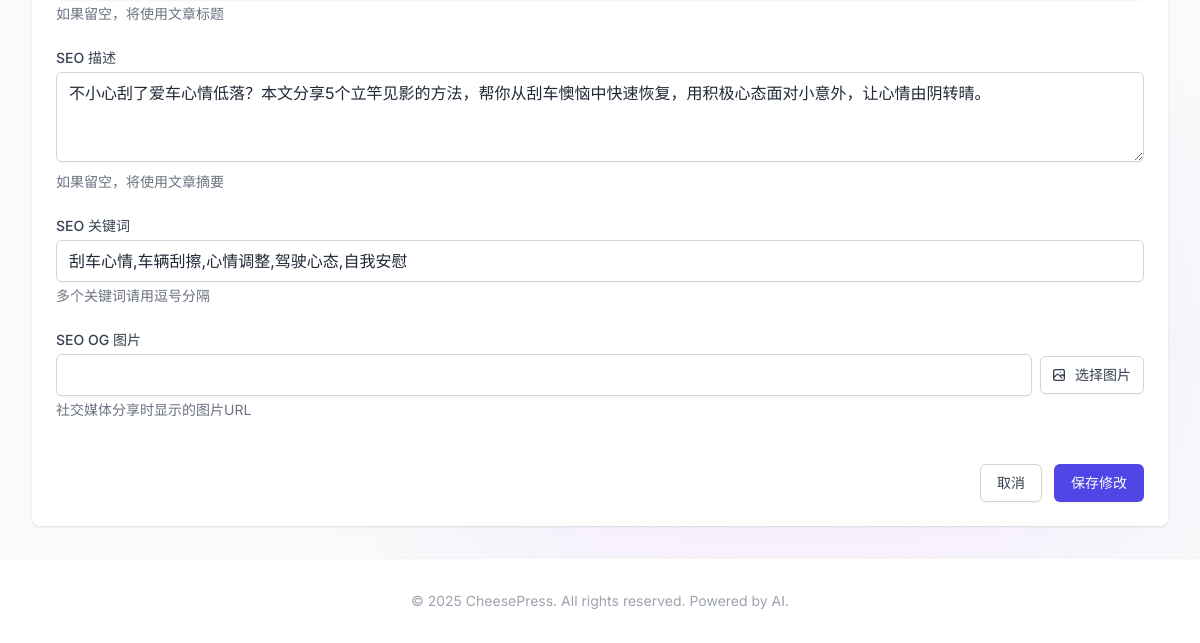
The page /admin/posts/7/edit (signed in, lower part) on the database as committed earlier.
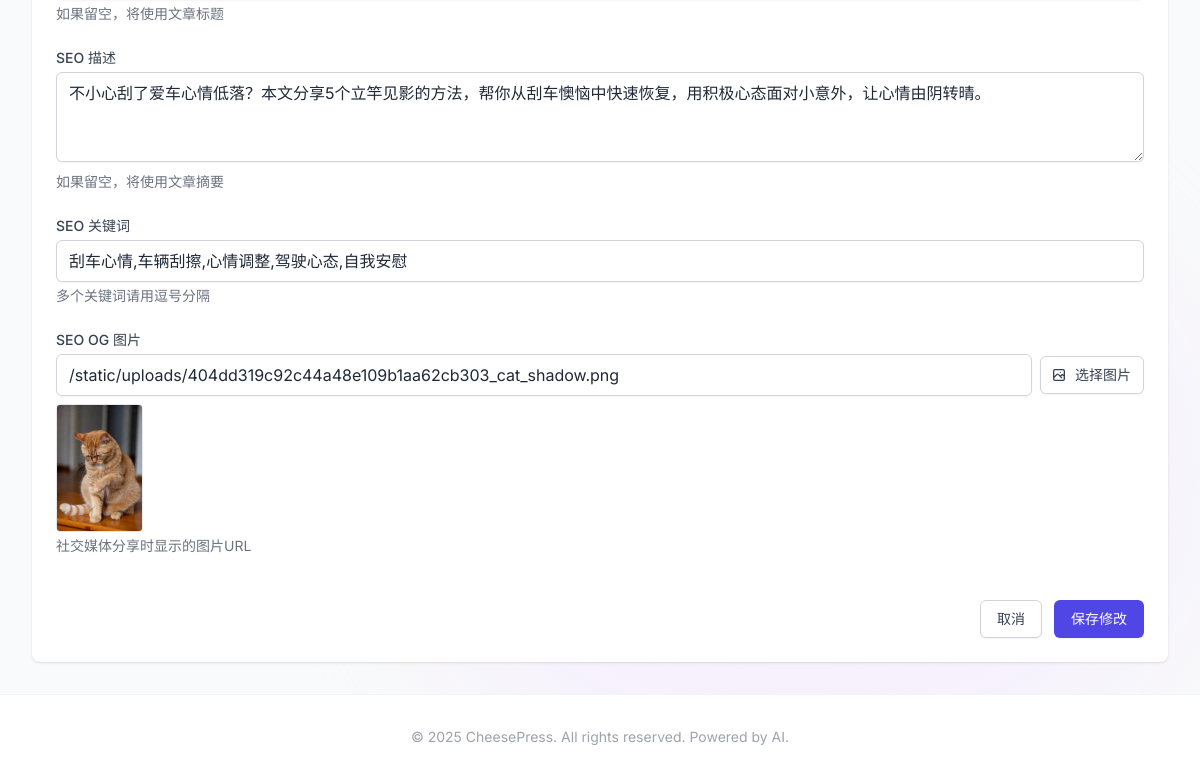
The same page on the database as committed later.
### app/models/__init__.py (models this page shows)
class Post(db.Model):
    __tablename__ = 'posts'
    id = db.Column(db.Integer, primary_key=True)
    title = db.Column(db.String(200), nullable=False)
    slug = db.Column(db.String(200), unique=True, nullable=False)
    content = db.Column(db.Text, nullable=False)
    excerpt = db.Column(db.Text, nullable=True)
    featured_image = db.Column(db.String(255), nullable=True)
    status = db.Column(db.String(20), default='draft')  # draft, published, archived
    view_count = db.Column(db.Integer, default=0)
    user_id = db.Column(db.Integer, db.ForeignKey('users.id'), nullable=False)
    category_id = db.Column(db.Integer, db.ForeignKey('categories.id'), nullable=True)
    published_at = db.Column(db.DateTime, nullable=True)
    created_at = db.Column(db.DateTime, default=datetime.utcnow)
    updated_at = db.Column(db.DateTime, default=datetime.utcnow, onupdate=datetime.utcnow)
    seo_title = db.Column(db.String(200), nullable=True)
    seo_description = db.Column(db.Text, nullable=True)
    seo_keywords = db.Column(db.Text, nullable=True)
    seo_og_image = db.Column(db.String(255), nullable=True)
    comments = db.relationship('Comment', backref='post', lazy=True)

### app/admin/__init__.py (the view, shortened to what this page needs)
@bp.route('/posts/<int:id>/edit', methods=['GET', 'POST'])
def edit_post(id):
    post = Post.query.get_or_404(id)
    categories = Category.query.all()
    all_tags = Tag.query.all()
    return render_template('admin/posts/edit.html', post=post, categories=categories, all_tags=all_tags)

### app/admin/__init__.py (called while the page is built)
@bp.before_request
@login_required
def check_admin():
    if current_user.role not in ['admin', 'editor']:
        flash('您没有权限访问管理后台', 'error')
        return redirect(url_for('main.index'))

### app/utils/seo.py (called while the page is built)
def get_seo_settings():
    return SeoSetting.query.first()

def register_seo_functions(app):
    @app.context_processor
    def inject_seo_functions():
        return dict(
            get_post_seo_data=get_post_seo_data,
            get_category_seo_data=get_category_seo_data,
            get_search_seo_data=get_search_seo_data,
            generate_meta_tags=generate_meta_tags
        )

### app/templates/admin/posts/edit.html (shortened to what this page needs)
{% extends "admin/base.html" %}
{% block content %}
<div class="max-w-7xl mx-auto">
    <div class="bg-white shadow rounded-lg p-6">
        <form method="POST">
            <div class="grid grid-cols-1 gap-y-6 gap-x-4 sm:grid-cols-6">
                <div class="sm:col-span-6">
                    <p class="mt-1 text-sm text-gray-500">如果留空，将使用文章标题</p>
                </div>
                <div class="sm:col-span-6">
                    <label class="block text-sm font-medium text-gray-700 mb-1">SEO 描述</label>
                    <textarea name="seo_description" id="seo_description" rows="3"
                        class="w-full px-3 py-2 border border-gray-300 rounded-md shadow-sm focus:outline-none focus:ring-indigo-500 focus:border-indigo-500">{{ post.seo_description or '' }}</textarea>
                    <p class="mt-1 text-sm text-gray-500">如果留空，将使用文章摘要</p>
                </div>
                <div class="sm:col-span-6">
                    <label class="block text-sm font-medium text-gray-700 mb-1">SEO 关键词</label>
                    <input type="text" name="seo_keywords" id="seo_keywords" value="{{ post.seo_keywords or '' }}"
                        class="w-full px-3 py-2 border border-gray-300 rounded-md shadow-sm focus:outline-none focus:ring-indigo-500 focus:border-indigo-500">
                    <p class="mt-1 text-sm text-gray-500">多个关键词请用逗号分隔</p>
                </div>
                <div class="sm:col-span-6">
                    <label class="block text-sm font-medium text-gray-700 mb-1">SEO OG 图片</label>
                    <div class="flex items-center gap-2">
                        <input type="text" name="seo_og_image" id="seo_og_image" value="{{ post.seo_og_image or '' }}"
                            class="flex-1 px-3 py-2 border border-gray-300 rounded-md shadow-sm focus:outline-none focus:ring-indigo-500 focus:border-indigo-500">
                        <button type="button" id="selectOgImage"
                            class="inline-flex items-center px-3 py-2 border border-gray-300 shadow-sm text-sm font-medium rounded-md text-gray-700 bg-white hover:bg-gray-50 focus:outline-none focus:ring-2 focus:ring-offset-2 focus:ring-indigo-500">
                            选择图片
                        </button>
                    </div>
                    <div id="seo_og_image_preview" class="mt-2 {% if not post.seo_og_image %}hidden{% endif %}">
                        <img src="{{ post.seo_og_image or '' }}" alt="OG Image Preview"
                            class="h-32 w-auto object-cover rounded border border-gray-200">
                    </div>
                    <p class="mt-1 text-sm text-gray-500">社交媒体分享时显示的图片URL</p>
                </div>
                <div class="sm:col-span-6 pt-5">
                    <div class="flex justify-end">
                        <a href="{{ url_for('admin.posts') }}"
                            class="bg-white py-2 px-4 border border-gray-300 rounded-md shadow-sm text-sm font-medium text-gray-700 hover:bg-gray-50 focus:outline-none focus:ring-2 focus:ring-offset-2 focus:ring-indigo-500">
                            取消
                        </a>
                        <button type="submit"
                            class="ml-3 inline-flex justify-center py-2 px-4 border border-transparent shadow-sm text-sm font-medium rounded-md text-white bg-indigo-600 hover:bg-indigo-700 focus:outline-none focus:ring-2 focus:ring-offset-2 focus:ring-indigo-500">
                            保存修改
                        </button>
                    </div>
                </div>
            </div>
        </form>
    </div>
</div>
<link href="https://unpkg.com/@wangeditor/editor@5.1.23/dist/css/style.css" rel="stylesheet">
{% endblock %}

Rows that differ between the two databases and show on the page:
changed Post "不小心刮了爱车心情低落？本文分享5个立竿见影的方法，帮你从刮车懊恼中快速恢复，用积极心态面对小意外，让心情由阴转晴。": seo_og_image (not shown) → "/static/uploads/404dd319c92c44a48e109b1aa62cb303_cat_shadow.png"; seo_og_image: picture added
